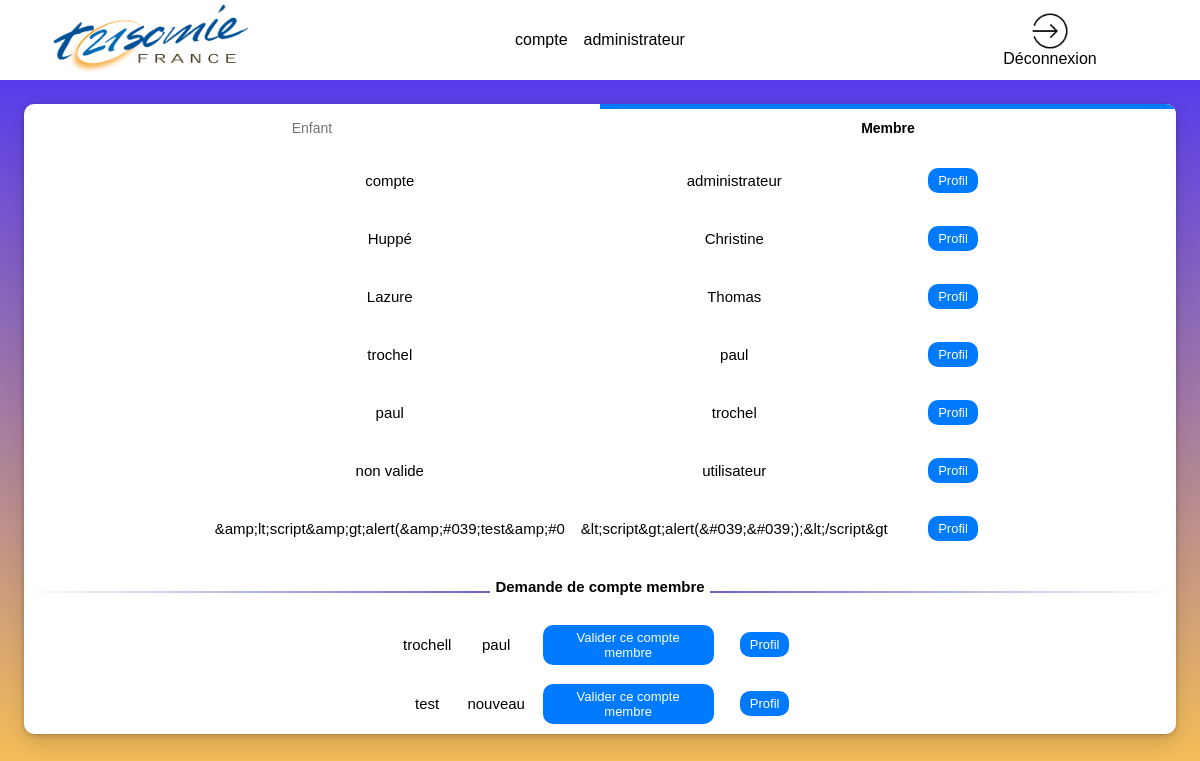
/modif_compte.php (signed in), run on the app's committed database.
### tables this page shows
CREATE TABLE `membre` (
  `id_membre` int(11) NOT NULL,
  `nom` varchar(50) NOT NULL,
  `prenom` varchar(50) NOT NULL,
  `adresse` varchar(100) DEFAULT NULL,
  `code_postal` char(5) DEFAULT NULL,
  `ville` varchar(50) DEFAULT NULL,
  `courriel` varchar(50) DEFAULT NULL,
  `date_naissance` date NOT NULL,
  `mdp` varchar(500) DEFAULT NULL,
  `pro` tinyint(1) DEFAULT NULL,
  `compte_valide` tinyint(1) DEFAULT NULL,
  `role_user` int(1) NOT NULL
);

### modif_compte.php (the view, shortened to what this page needs)
<!DOCTYPE html>
<html lang="fr" style="font-family: Arial,sans-serif;">
<?php
try {
    $linkpdo = new PDO("mysql:host=localhost;dbname=bddsae", "root", "");
}
catch (Exception $e) {
    die('Erreur : ' . $e->getMessage());
}
?>
<head>
    <link rel="stylesheet" href="style_page_certif_account.css">
    <link rel="stylesheet" href="https://use.fontawesome.com/releases/v5.8.1/css/all.css">
</head>
<body>
    <header>
        <img class="logo-association" src="/sae-but2-s1/img/logo_trisomie.png" alt="logo de l'association">
        <?php
        $mail =  $_SESSION['login_user'];
        try {
            $res = $linkpdo->query("SELECT nom, prenom FROM membre where courriel='$mail'");
        } catch (Exception $e) {
            die('Erreur : ' . $e->getMessage());
        }
        $double_tab = $res->fetchAll();
        $nombre_ligne = $res->rowCount();
        echo "<table>";
        for ($i = 0; $i < $nombre_ligne; $i++) {
            echo "<tr>";
            for ($y = 0; $y < 2; $y++) {
                echo "<td>";
                print_r(htmlspecialchars($double_tab[$i][$y]));
                echo "</td>";
            }
            echo "</tr>";
        }
        echo "</table>";
        ?>
        <div onclick="window.location.href ='logout.php';" class="h-deconnexion">
            <img class="img-deco" src="img/deconnexion.png" alt="Déconnexion"> Déconnexion
        </div>
    </header>
    <main>
        <nav class="left-contenu">
            <?php
            if($_SESSION["role_user"]!=2){
                echo'<ul class="scrolling-tabs nav-links gl-display-flex gl-flex-grow-1 gl-w-full nav gl-tabs-nav nav gl-tabs-nav">';
               echo'<li class="nav-item">';
               echo'<a class="nav-link gl-tab-nav-item" data-placement="right" href="page_admin.php">Enfant</a>';
               echo'</li>';
                echo'<li class="nav-item">';
                echo'<a data-placement="" class="shortcuts-activity nav-link gl-tab-nav-item active gl-tab-nav-item-active" href="page_certif_compte.php">Membre</a>';
                echo'</li>';
                echo'</ul>';
            }
                    try {
                        $res = $linkpdo->query("SELECT * FROM `membre` WHERE compte_valide= 1;");
                    } catch (Exception $e) {
                        die('Erreur : ' . $e->getMessage());
                    }
                    $double_tab = $res->fetchAll();
                    $nombre_ligne = $res->rowCount();
                    echo "<table class='no-break'>";
                    for ($i = 0; $i < $nombre_ligne; $i++) {
                        echo "<tr>";
                        for ($y = 1; $y < 3; $y++) {
                            echo "<td>";
                            print_r(htmlspecialchars($double_tab[$i][$y]));
                            echo "</td>";
                        }
                        $identifiant = $double_tab[$i][0];
                        echo '<td>';
                            echo '</td>';
                            echo "<td class=\"Profil\" >";
                                echo '<a href="page_certif_compte.php?idv='.$identifiant.'"><button class="acceder">Profil</button></a>';
                            echo "</td>";
                        echo "</tr>";
                    }
                    echo "</table>";
                    echo "<div class='divider'><span></span><span>Demande de compte membre</span><span></span></div>";
                    try {
                        $res = $linkpdo->query("SELECT * FROM `membre` WHERE compte_valide= 0;");
                    } catch (Exception $e) {
                        die('Erreur : ' . $e->getMessage());
                    }
                    $double_tab = $res->fetchAll();
                    $nombre_ligne = $res->rowCount();
                    echo "<table>";
                    for ($i = 0; $i < $nombre_ligne; $i++) {
                        echo "<tr>";
                        for ($y = 1; $y < 3; $y++) {
                            echo "<td>";
                            print_r(htmlspecialchars($double_tab[$i][$y]));
                            echo "</td>";
                        }
                        $identifiant = $double_tab[$i][0];
                        echo '<td>';
                        echo "<button class=\"acceder\" type=\"button\" onclick=\"openDialog('dialog3', this)\">Valider ce compte membre</button>";
                        echo '</td>';
                        echo "<td class=\"Profil2\" >";
                        echo '<a href="page_certif_compte.php?id=' . $identifiant . '"><button class="acceder">Profil</button></a>';
                        echo "</td>";
                        echo "</tr>";
                    }
                    echo "</table>";
                    ?>
        </nav>
    </main>
</body>
</html>

### style_page_certif_account.css (style rules this page uses)
* { margin: 0; padding: 0; box-sizing: border-box; }
@media screen and (max-width: 1250px) { table, td { margin: auto; border-collapse: collapse; padding: 0.5rem; } }
@media screen and (max-width: 1250px) { a { text-decoration: none; color: black; } }
@media screen and (max-width: 1250px) { .Profil { border-collapse: collapse; padding: 1rem; text-align: left; } }
@media screen and (max-width: 1250px) { .Profil2 { border-collapse: collapse; padding: 1rem; text-align: left; } }
@media screen and (max-width: 1250px) { .divider { display: table; font-size: 100%; text-align: center; width: 100%; margin: 20px auto; } }
@media screen and (max-width: 1250px) { .divider span { display: table-cell; position: relative; } }
@media screen and (max-width: 1250px) { .divider span:first-child, .divider span:last-child { width: 50%; top: 13px; -moz-background-size: 100% 2px; background-size: 100% 2px; background-position: 0 0, 0 100%; background-repeat: no-repeat; } }
@media screen and (max-width: 1250px) { .divider span:first-child { background-image: -webkit-gradient(linear, 0 0, 0 100%, from(transparent), to(#6666c4)); background-image: -webkit-linear-gradient(180deg, transparent, #6666c4); background-image: -moz-linear-gradient(180deg, transparent, #6666c4); background-image: -o-linear-gradient(180deg, transparent, #6666c4); background-image: linear-gradient(90deg, transparent, #6666c4); } }
@media screen and (max-width: 1250px) { .divider span:nth-child(2) { font-weight: 600; color: #000; padding: 0px 5px; width: auto; white-space: nowrap; } }
@media screen and (max-width: 1250px) { .divider span:last-child { background-image: -webkit-gradient(linear, 0 0, 0 100%, from(#6666c4), to(transparent)); background-image: -webkit-linear-gradient(180deg, #6666c4, transparent); background-image: -moz-linear-gradient(180deg, #6666c4, transparent); background-image: -o-linear-gradient(180deg, #6666c4, transparent); background-image: linear-gradient(90deg, #6666c4, transparent); } }
@media screen and (max-width: 1250px) { header { display: grid; align-items: center; grid-template-columns: 1fr 50% 1fr; height: 10vh; background-color: rgb(255, 255, 255); } }
@media screen and (max-width: 1250px) { .logo-association { width: 65%; margin: auto; } }
@media screen and (max-width: 1250px) { .h-deconnexion { cursor: pointer; margin: auto; display: flex; flex-direction: column; align-items: center; } }
@media screen and (max-width: 1250px) { .img-deco { width: 40%; margin: auto; } }
@media screen and (max-width: 1250px) { body { display: flex; flex-direction: column; min-height: 100vh; justify-content: space-between; background: linear-gradient(0deg, rgba(255, 198, 76, 1) 0%, rgba(69, 45, 253, 1) 100%); } }
@media screen and (max-width: 1250px) { main { margin: 2%; min-height: 85vh; border-radius: 10px; font-size: 15px; } }
@media screen and (max-width: 1250px) { .left-contenu { text-align: center; overflow: auto; box-shadow: 0 10px 20px rgb(0 0 0 / 12%), 0 1px 5px rgb(0 0 0 / 22%); border-radius: 10px; background-color: #fff; } }
@media screen and (max-width: 1250px) { .nav-links li.active:not(.md-header-toolbar) a, .nav-links li.active:not(.md-header-toolbar) button, .nav-links li:not(.md-header-toolbar) a.active { color: #000; background-color: #fff; box-shadow: inset 0 5px 0 0 var(--gl-theme-accent, #007bff); } }
@media screen and (max-width: 1250px) { .nav-links li:not(.md-header-toolbar) a, .nav-links li:not(.md-header-toolbar) button { padding: 1rem 0.75rem; font-size: 14px; line-height: 1rem; color: #737278; border: 0; white-space: nowrap; } }
@media screen and (max-width: 1250px) { .gl-tab-nav-item-active { font-weight: 600; color: #333238; background-color: #fff; box-shadow: inset 0 2px 0 0 var(--gl-theme-accent, #007bff); } }
@media screen and (max-width: 1250px) { .nav-item { width: 50%; } }
@media screen and (max-width: 1250px) { .gl-tab-nav-item { display: flex; justify-content: center; overflow: hidden; transition: box-shadow 100ms linear; } }
@media screen and (max-width: 1250px) { .nav-link { text-decoration: none; background-color: transparent; } }
@media screen and (max-width: 1250px) { .nav-links { display: flex; padding: 0; margin: 0; list-style: none; height: auto; width: 100%; } }
@media screen and (max-width: 1250px) { button { padding: 5px 10px; border-radius: 10px; font-size: 13px; border: none; background-color: #007bff; cursor: pointer; transition: all 0.3s; margin: 1%; color: #fff; } }

### data on the page
membre: value "compte", value "administrateur"
membre: value "Huppé", value "Christine"
membre: value "Lazure", value "Thomas"
membre: value "trochel", value "paul"
membre: value "paul", value "trochel"
membre: value "non valide", value "utilisateur"
membre: value "&amp;lt;script&amp;gt;alert(&amp;#039;test&amp;#0", value "&lt;script&gt;alert(&#039;&#039;);&lt;/script&gt"
membre: value "trochell", value "paul"
membre: value "test", value "nouveau"
